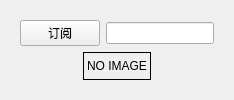
          <widget class="QWidget" name="tab_6">
           <attribute name="title">
            <string>图像视觉</string>
           </attribute>
           <layout class="QVBoxLayout" name="verticalLayout_7">
            <item>
             <widget class="QWidget" name="widget_6" native="true">
              <layout class="QVBoxLayout" name="verticalLayout_9">
               <item>
                <layout class="QHBoxLayout" name="horizontalLayout_15">
                 <item>
                  <widget class="QPushButton" name="pushButton_sub_image">
                   <property name="text">
                    <string>订阅</string>
                   </property>
                  </widget>
                 </item>
                 <item>
                  <widget class="QLineEdit" name="lineEdit_image_topic"/>
                 </item>
                </layout>
               </item>
               <item alignment="Qt::AlignHCenter">
                <widget class="QLabel" name="label_image">
                 <property name="sizePolicy">
                  <sizepolicy hsizetype="Preferred" vsizetype="Expanding">
                   <horstretch>0</horstretch>
                   <verstretch>0</verstretch>
                  </sizepolicy>
                 </property>
                 <property name="styleSheet">
                  <string notr="true">border:1px solid black</string>
                 </property>
                 <property name="text">
                  <string>NO IMAGE</string>
                 </property>
                </widget>
               </item>
              </layout>
             </widget>
            </item>
           </layout>
          </widget>
